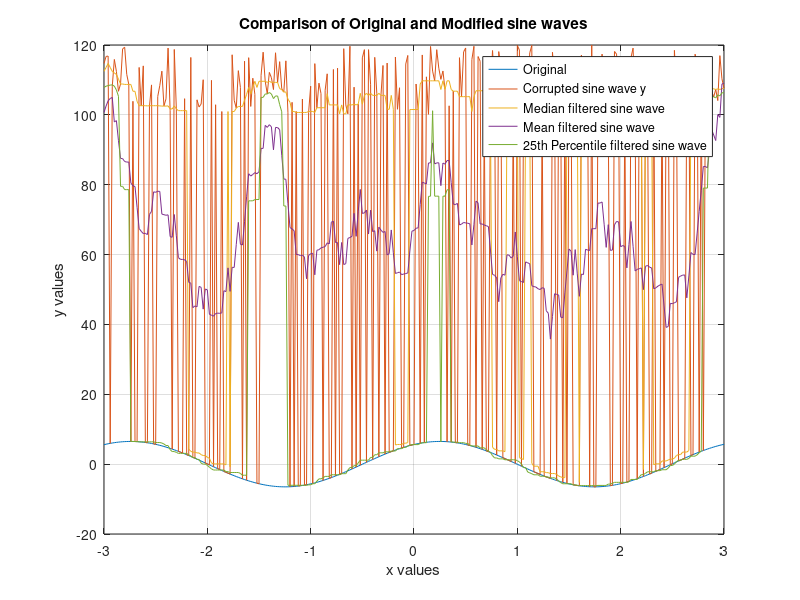

The MATLAB source for this figure:
clear;
clc;

x = [-3:0.02:3];
y = 6.5*sin(2.1*x+pi/3);
z = y;

n = numel(z);
f = 0.6; % Alter this to set the fraction of the data to be corrupted
numReplace = round(f*n);

square_sum = 0;

replaceIndex = randperm(n, numReplace);

newVals = 100 + 20*rand(1, numReplace);

z(replaceIndex) = newVals;

y_median = zeros(1,n);



for i = 1:n
    left_index = max(1,i-8);
    right_index = min(n,i+8);

    window = z(left_index:right_index);

    y_median(i) = median(window);
end

y_mean = zeros(1,n);

for i = 1:n
    left_index = max(1,i-8);
    right_index = min(n,i+8);

    window = z(left_index:right_index);

    y_mean(i) = mean(window);
end

y_prctle_25 = zeros(1,n);

for i = 1:n
    left_index = max(1,i-8);
    right_index = min(n,i+8);

    window = z(left_index:right_index);

    y_prctle_25(i) = prctile(window, 25);
end

median_diff_sum = sum((y-y_median).^2);
mean_diff_sum = sum((y-y_mean).^2);
percentile_diff_sum = sum((y-y_prctle_25).^2);

square_sum = sum(y.^2);

median_diff = median_diff_sum/square_sum
mean_diff = mean_diff_sum/square_sum
percentile_diff = percentile_diff_sum/square_sum

figure(1); clf;
plot(x, y, 'DisplayName','Original');
hold on;
plot(x, z, 'DisplayName', 'Corrupted sine wave y');
hold on;
plot(x, y_median, 'DisplayName','Median filtered sine wave');
hold on;
plot(x, y_mean, 'DisplayName','Mean filtered sine wave');
hold on;
plot(x, y_prctle_25, 'DisplayName','25th Percentile filtered sine wave');
legend('Location', 'best');
xlabel('x values');
ylabel('y values');
title('Comparison of Original and Modified sine waves');
hold on;
grid on;
